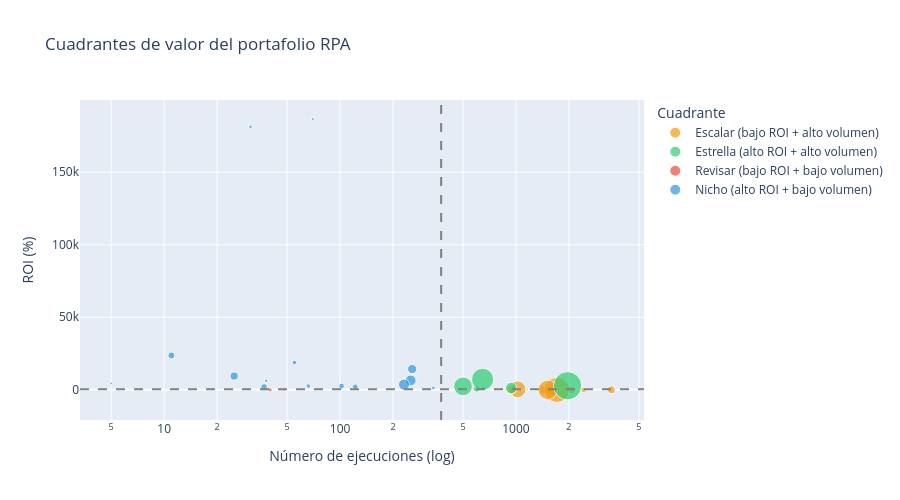

Source (notebook cell):
### Markdown cell above
## 8. Segmentación: cuadrantes de valor

### Code cell
# Calcular las medianas que dividen el cuadrante (líneas grises punteadas del gráfico)
med_roi  = df_valid['ROI_Porcentaje'].median()
med_exec = df_valid['Num_Ejecuciones'].median()

# Clasificar cada bot en uno de los 4 cuadrantes según ROI y volumen
def cuadrante(row):
    alto_roi = row['ROI_Porcentaje'] >= med_roi
    alto_vol = row['Num_Ejecuciones'] >= med_exec
    if alto_roi and alto_vol:     return 'Estrella (alto ROI + alto volumen)'
    if alto_roi and not alto_vol: return 'Nicho (alto ROI + bajo volumen)'
    if not alto_roi and alto_vol: return 'Escalar (bajo ROI + alto volumen)'
    return 'Revisar (bajo ROI + bajo volumen)'

# Sanitizar el dataframe para el scatter (log_x exige > 0; size exige >= 0 sin NaN)
df_plot = df_valid.copy()
df_plot['Num_Ejecuciones'] = df_plot['Num_Ejecuciones'].replace(0, 1)
df_plot['Ahorro_Neto_Abs'] = df_plot['Ahorro_Neto_COP'].abs().fillna(0)
df_plot['Cuadrante']       = df_plot.apply(cuadrante, axis=1)

fig = px.scatter(
    df_plot,
    x='Num_Ejecuciones',
    y='ROI_Porcentaje',
    color='Cuadrante',
    size='Ahorro_Neto_Abs',
    hover_name='Automatizacion',
    hover_data=['Ahorro_Neto_COP'],   # valor real (con signo) en el tooltip
    color_discrete_map={
        'Estrella (alto ROI + alto volumen)': '#2ecc71',
        'Nicho (alto ROI + bajo volumen)':    '#3498db',
        'Escalar (bajo ROI + alto volumen)':  '#f39c12',
        'Revisar (bajo ROI + bajo volumen)':  '#e74c3c',
    },
    log_x=True,
    title='Cuadrantes de valor del portafolio RPA',
    labels={'Num_Ejecuciones': 'Número de ejecuciones (log)', 'ROI_Porcentaje': 'ROI (%)'},
)

fig.add_hline(y=med_roi,  line_dash='dash', line_color='gray')
fig.add_vline(x=med_exec, line_dash='dash', line_color='gray')
fig.update_layout(height=500)
fig.show()

print('\nDistribución por cuadrante:')
print(df_plot['Cuadrante'].value_counts().to_string())

### Figure 1 — Plotly figure (JSON) as saved in the notebook; plotly's stock layout.template omitted (floating-point values rounded to 4 significant figures)
{"data": [{"customdata": [[1079000.0], [-16940000.0], [40570000.0], [-8316000.0], [-10460000.0], [-92010000.0], [-487900.0], [-53850000.0], [-985100.0], [-11740000.0], [1423000.0], [-760700.0], [-316400.0], [-9176000.0], [522000.0], [-759400.0], [-4257000.0]], "hovertemplate": "<b>%{hovertext}</b><br><br>Cuadrante=Escalar (bajo ROI + alto volumen)<br>Número de ejecuciones (log)=%{x}<br>ROI (%)=%{y}<br>Ahorro_Neto_Abs=%{marker.size}<br>Ahorro_Neto_COP=%{customdata[0]}<extra></extra>", "hovertext": ["Aplicacion pagos creditos", "AtomHojaVida", "Convocatorias Atom", "Facturación Electrónica", "FlujoDeLiberaciones_V3", "GestorRemitidos", "GestorVinculados", "IA_Novedades_Nomina", "Novedades Nomina Instructores", "Pagos Facturacion y Libranza", "RPASubvencionesExtractor", "RPA_ClasificacionPQRS_Clasificador", "Transmitir Facturas", "Vacunacion tradicional APIS", "Vacunacion tradicional Extraccion De Lotes", "Vacunacion tradicional Validacion Contrasenias", "Vacunacion tradicional carga de información"], "legendgroup": "Escalar (bajo ROI + alto volumen)", "marker": {"color": "#f39c12", "size": [1079000.0, 16940000.0, 40570000.0, 8316000.0, 10460000.0, 92010000.0, 487900.0, 53850000.0, 985100.0, 11740000.0, 1423000.0, 760700.0, 316400.0, 9176000.0, 522000.0, 759400.0, 4257000.0], "sizemode": "area", "sizeref": 288200.0, "symbol": "circle"}, "mode": "markers", "name": "Escalar (bajo ROI + alto volumen)", "orientation": "v", "showlegend": true, "type": "scatter", "x": [874, 1590, 1021, 2074, 1433, 1707, 412, 1514, 550, 940, 756, 637, 780, 3484, 917, 1165, 2422], "xaxis": "x", "y": [52.74, -94.6, 272.6, -89.84, -100.0, -99.05, -69.63, -94.92, -51.0, -97.47, 317.6, -69.11, -55.74, -63.21, 36.1, -65.9, -53.42], "yaxis": "y"}, {"customdata": [[115300000.0], [2485000.0], [7071000.0], [50660000.0], [18640000.0], [3374000.0], [70500000.0]], "hovertemplate": "<b>%{hovertext}</b><br><br>Cuadrante=Estrella (alto ROI + alto volumen)<br>Número de ejecuciones (log)=%{x}<br>ROI (%)=%{y}<br>Ahorro_Neto_Abs=%{marker.size}<br>Ahorro_Neto_COP=%{customdata[0]}<extra></extra>", "hovertext": ["Atom", "RPA Actualizacion TRM", "RPASubvencionesFacturador", "RPA_Eventtia", "RPA_Remesadora", "Sincronizacion Novedades Nomina Instructores", "Tawk To"], "legendgroup": "Estrella (alto ROI + alto volumen)", "marker": {"color": "#2ecc71", "size": [115300000.0, 2485000.0, 7071000.0, 50660000.0, 18640000.0, 3374000.0, 70500000.0], "sizemode": "area", "sizeref": 288200.0, "symbol": "circle"}, "mode": "markers", "name": "Estrella (alto ROI + alto volumen)", "orientation": "v", "showlegend": true, "type": "scatter", "x": [1966, 970, 596, 500, 940, 653, 646], "xaxis": "x", "y": [2745.0, 1742.0, 743.3, 2313.0, 1192.0, 730.7, 7200.0], "yaxis": "y"}, {"customdata": [[22670.0], [-41470.0], [-2468000.0], [-20290.0], [-79960.0], [212500.0], [-1247000.0]], "hovertemplate": "<b>%{hovertext}</b><br><br>Cuadrante=Revisar (bajo ROI + bajo volumen)<br>Número de ejecuciones (log)=%{x}<br>ROI (%)=%{y}<br>Ahorro_Neto_Abs=%{marker.size}<br>Ahorro_Neto_COP=%{customdata[0]}<extra></extra>", "hovertext": ["Aula digital", "ContingenciaPlanNacional", "Correcciones vacunacion", "CorreccionesPNV", "Diagnostico Bienestar Informe Avances", "Informe Covid", "RPA_Certificados_Empleo"], "legendgroup": "Revisar (bajo ROI + bajo volumen)", "marker": {"color": "#e74c3c", "size": [22670.0, 41470.0, 2468000.0, 20290.0, 79960.0, 212500.0, 1247000.0], "sizemode": "area", "sizeref": 288200.0, "symbol": "circle"}, "mode": "markers", "name": "Revisar (bajo ROI + bajo volumen)", "orientation": "v", "showlegend": true, "type": "scatter", "x": [20, 233, 40, 65, 24, 137, 48], "xaxis": "x", "y": [59.58, -22.69, -99.73, -96.74, -52.99, 145.7, -86.46], "yaxis": "y"}, {"customdata": [[4817000.0], [16320.0], [1724000.0], [17060000.0], [1071000.0], [9549000.0], [17970000.0], [6979000.0], [1793000.0], [35320.0], [1325000.0], [4736000.0], [3065000.0], [12400000.0], [3109000.0], [6595000.0], [1960000.0]], "hovertemplate": "<b>%{hovertext}</b><br><br>Cuadrante=Nicho (alto ROI + bajo volumen)<br>Número de ejecuciones (log)=%{x}<br>ROI (%)=%{y}<br>Ahorro_Neto_Abs=%{marker.size}<br>Ahorro_Neto_COP=%{customdata[0]}<extra></extra>", "hovertext": ["Carga Masiva Trabajadores Dependientes", "ContingenciaVacunacionPrivados", "Diagnostico Bienestar", "Facturas pendientes por liberar", "Generador informe", "Informe y cruce primera infancia", "Plan Operativo Q10 - Preescolar", "RPA Estaticas SISE", "RPA Informe Posiciones", "RPACambioEstrategia", "RPAInformeUIAF", "RPA_AfiliacionesEmpleadores", "RPA_AfiliacionesTrabajadores", "RPA_ReporteGIASS", "ReporteVacunasAndi", "SubsidiosEmpleo", "Vacunacion tradicional Extraccion de información vacunet"], "legendgroup": "Nicho (alto ROI + bajo volumen)", "marker": {"color": "#3498db", "size": [4817000.0, 16320.0, 1724000.0, 17060000.0, 1071000.0, 9549000.0, 17970000.0, 6979000.0, 1793000.0, 35320.0, 1325000.0, 4736000.0, 3065000.0, 12400000.0, 3109000.0, 6595000.0, 1960000.0], "sizemode": "area", "sizeref": 288200.0, "symbol": "circle"}, "mode": "markers", "name": "Nicho (alto ROI + bajo volumen)", "orientation": "v", "showlegend": true, "type": "scatter", "x": [122, 34, 38, 252, 5, 25, 231, 11, 31, 45, 70, 102, 66, 257, 55, 37, 339], "xaxis": "x", "y": [2000.0, 380.6, 6196.0, 6402.0, 4309.0, 9410.0, 3555.0, 23660.0, 181400.0, 2150.0, 186800.0, 2544.0, 2544.0, 14240.0, 18760.0, 1875.0, 1278.0], "yaxis": "y"}], "layout": {"height": 500, "legend": {"itemsizing": "constant", "title": {"text": "Cuadrante"}, "tracegroupgap": 0}, "shapes": [{"line": {"color": "gray", "dash": "dash"}, "type": "line", "x0": 0, "x1": 1, "xref": "x domain", "y0": 349.1, "y1": 349.1, "yref": "y"}, {"line": {"color": "gray", "dash": "dash"}, "type": "line", "x0": 375.5, "x1": 375.5, "xref": "x", "y0": 0, "y1": 1, "yref": "y domain"}], "title": {"text": "Cuadrantes de valor del portafolio RPA"}, "xaxis": {"anchor": "y", "domain": [0.0, 1.0], "title": {"text": "Número de ejecuciones (log)"}, "type": "log"}, "yaxis": {"anchor": "x", "domain": [0.0, 1.0], "title": {"text": "ROI (%)"}}}}
